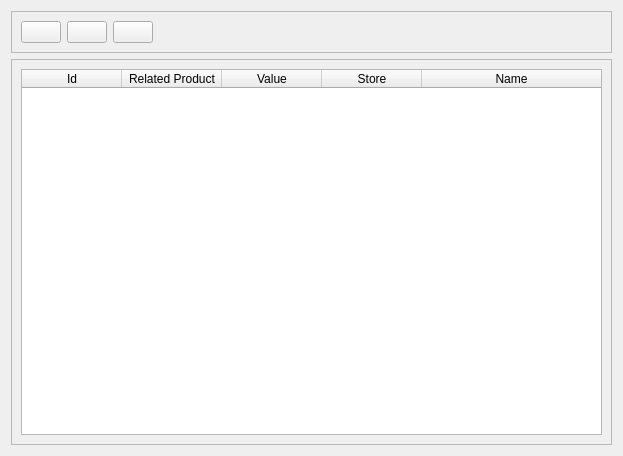
<?xml version="1.0" encoding="UTF-8"?>
<ui version="4.0">
 <class>PricesListView</class>
 <widget class="QWidget" name="PricesListView">
  <property name="geometry">
   <rect>
    <x>0</x>
    <y>0</y>
    <width>623</width>
    <height>456</height>
   </rect>
  </property>
  <property name="windowTitle">
   <string>Manage Prices</string>
  </property>
  <layout class="QVBoxLayout" name="verticalLayout">
   <item>
    <widget class="QFrame" name="frame_2">
     <property name="frameShape">
      <enum>QFrame::StyledPanel</enum>
     </property>
     <property name="frameShadow">
      <enum>QFrame::Raised</enum>
     </property>
     <layout class="QHBoxLayout" name="horizontalLayout">
      <item>
       <widget class="QPushButton" name="addPricePushButton">
        <property name="toolTip">
         <string>Add new price</string>
        </property>
        <property name="text">
         <string/>
        </property>
        <property name="icon">
         <iconset resource="../../images.qrc">
          <normaloff>:/images/manufacturers/add_manufacturer.png</normaloff>:/images/manufacturers/add_manufacturer.png</iconset>
        </property>
        <property name="iconSize">
         <size>
          <width>40</width>
          <height>40</height>
         </size>
        </property>
       </widget>
      </item>
      <item>
       <widget class="QPushButton" name="editPricePushButton">
        <property name="toolTip">
         <string>Edit price</string>
        </property>
        <property name="text">
         <string/>
        </property>
        <property name="icon">
         <iconset resource="../../images.qrc">
          <normaloff>:/images/manufacturers/edit_manufacturer.png</normaloff>:/images/manufacturers/edit_manufacturer.png</iconset>
        </property>
        <property name="iconSize">
         <size>
          <width>40</width>
          <height>40</height>
         </size>
        </property>
       </widget>
      </item>
      <item>
       <widget class="QPushButton" name="removePricePushButton">
        <property name="toolTip">
         <string>Remove price</string>
        </property>
        <property name="text">
         <string/>
        </property>
        <property name="icon">
         <iconset resource="../../images.qrc">
          <normaloff>:/images/manufacturers/remove_manufacturer.png</normaloff>:/images/manufacturers/remove_manufacturer.png</iconset>
        </property>
        <property name="iconSize">
         <size>
          <width>40</width>
          <height>40</height>
         </size>
        </property>
       </widget>
      </item>
      <item>
       <spacer name="horizontalSpacer">
        <property name="orientation">
         <enum>Qt::Horizontal</enum>
        </property>
        <property name="sizeHint" stdset="0">
         <size>
          <width>306</width>
          <height>20</height>
         </size>
        </property>
       </spacer>
      </item>
     </layout>
    </widget>
   </item>
   <item>
    <widget class="QFrame" name="frame">
     <property name="frameShape">
      <enum>QFrame::StyledPanel</enum>
     </property>
     <property name="frameShadow">
      <enum>QFrame::Raised</enum>
     </property>
     <layout class="QHBoxLayout" name="horizontalLayout_2">
      <item>
       <widget class="QTableWidget" name="pricesTableWidget">
        <property name="editTriggers">
         <set>QAbstractItemView::NoEditTriggers</set>
        </property>
        <property name="selectionMode">
         <enum>QAbstractItemView::SingleSelection</enum>
        </property>
        <property name="selectionBehavior">
         <enum>QAbstractItemView::SelectRows</enum>
        </property>
        <attribute name="horizontalHeaderStretchLastSection">
         <bool>true</bool>
        </attribute>
        <column>
         <property name="text">
          <string>Id</string>
         </property>
        </column>
        <column>
         <property name="text">
          <string>Related Product</string>
         </property>
        </column>
        <column>
         <property name="text">
          <string>Value</string>
         </property>
        </column>
        <column>
         <property name="text">
          <string>Store</string>
         </property>
        </column>
        <column>
         <property name="text">
          <string>Name</string>
         </property>
        </column>
       </widget>
      </item>
     </layout>
    </widget>
   </item>
  </layout>
 </widget>
 <resources>
  <include location="../../images.qrc"/>
 </resources>
 <connections/>
</ui>
